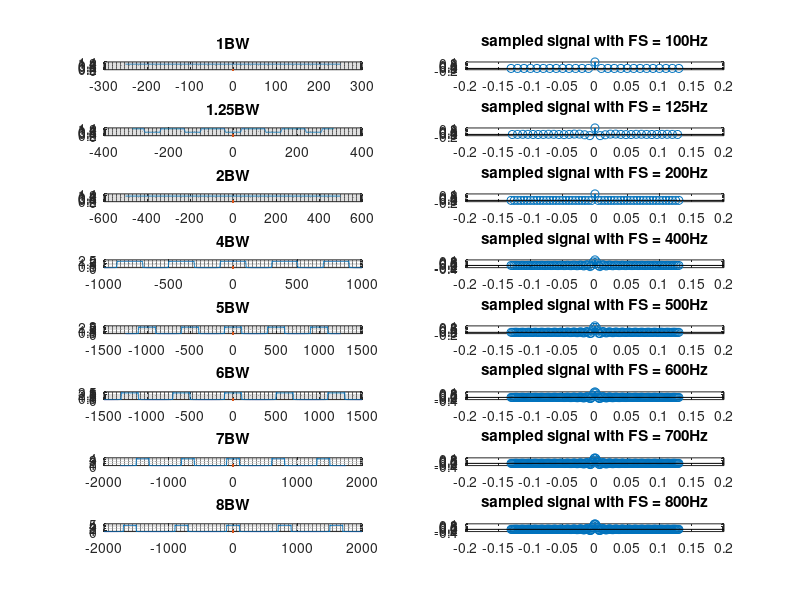

This chart was generated by the following MATLAB code:
clc
clear all
close all
BW = 100;
q = [1 1.25 2 4 5 6 7 8] ;
s = 1;
% q = [ 2 ];
for l = 1 : length(q) 
    fs = q(l)*BW;
    t_o = .13;
    ts = 1/fs;
    n = -round(t_o/ts) : round(t_o/ts);
    t = n*ts ;
    m = [ sinc(200*t) ];
    N = 1024;
    L = length(m);
    k = 0:5*N-1;
    fn = [0:1/N:5-1/N]*fs-5*fs/2;
    wn = exp(-j*2*pi/N);
    nk = n' * k;
    w = wn .^ nk;
    M = m*w;
    subplot(length(q),2,s),plot(fn,abs(fftshift(M)),0,0,'linewidth',1.5),grid on,grid minor,title(sprintf("%dBW",q(l)));
    s = s+1;
    subplot(length(q),2,s), stem(t,m,'linewidth',1.5),title(sprintf("sampled signal with FS = %dHz",fs));
    s = s+1;
end